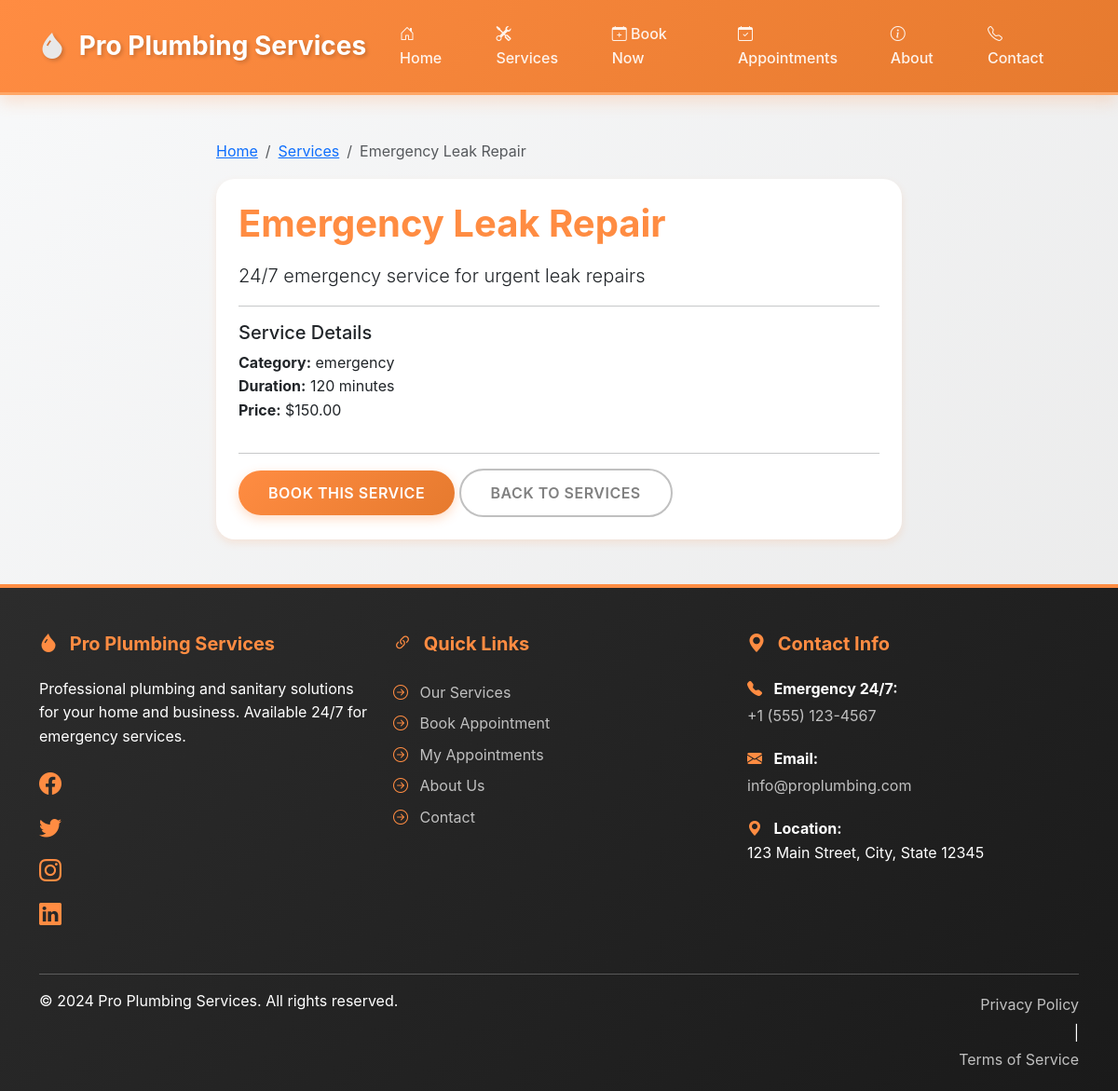
Screenshot of /services/1 with the database file from the repository.
### app/models/service.py (models this page shows, shortened)
class Service(db.Model):
    __tablename__ = 'services'
    id = db.Column(db.Integer, primary_key=True)
    name = db.Column(db.String(200), nullable=False)
    description = db.Column(db.Text)
    category = db.Column(db.String(100), nullable=False)  # plumbing, sanitary, installation, repair, etc.
    price = db.Column(db.Numeric(10, 2), nullable=False)
    duration_minutes = db.Column(db.Integer, nullable=False)  # Estimated duration in minutes
    is_active = db.Column(db.Boolean, default=True)
    created_at = db.Column(db.DateTime, default=datetime.utcnow)
    updated_at = db.Column(db.DateTime, default=datetime.utcnow, onupdate=datetime.utcnow)
    appointments = db.relationship('Appointment', backref='service', lazy=True)

### app/routes/services.py (the view)
@bp.route('/<int:service_id>')
def view_service(service_id):
    service = Service.query.get_or_404(service_id)
    return render_template('services/view.html', service=service)

### app/templates/services/view.html (shortened to what this page needs)
{% extends "base.html" %}
{% block content %}
<div class="container my-5">
    <div class="row">
        <div class="col-lg-8 mx-auto">
            <nav aria-label="breadcrumb">
                <ol class="breadcrumb">
                    <li class="breadcrumb-item"><a href="{{ url_for('main.index') }}">Home</a></li>
                    <li class="breadcrumb-item"><a href="{{ url_for('services.list_services') }}">Services</a></li>
                    <li class="breadcrumb-item active">{{ service.name }}</li>
                </ol>
            </nav>
            <div class="card">
                <div class="card-body">
                    <h1 class="card-title">{{ service.name }}</h1>
                    <p class="lead">{{ service.description }}</p>
                    <hr>
                    <div class="row">
                        <div class="col-md-6">
                            <h5>Service Details</h5>
                            <ul class="list-unstyled">
                                <li><strong>Category:</strong> {{ service.category }}</li>
                                <li><strong>Duration:</strong> {{ service.duration_minutes }} minutes</li>
                                <li><strong>Price:</strong> ${{ "%.2f"|format(service.price) }}</li>
                            </ul>
                        </div>
                    </div>
                    <hr>
                    <a href="{{ url_for('appointments.book_appointment') }}?service_id={{ service.id }}" class="btn btn-primary">Book This Service</a>
                    <a href="{{ url_for('services.list_services') }}" class="btn btn-outline-secondary">Back to Services</a>
                </div>
            </div>
        </div>
    </div>
</div>
{% endblock %}

### app/static/css/style.css (style rules this page uses)
:root { --primary-orange: #FF8C42; --light-orange: #FFB380; --dark-orange: #E67A2E; --silver: #C0C0C0; --dark-silver: #808080; --light-silver: #E8E8E8; --accent-orange: #FFA666; --background-light: #F8F9FA; --background-dark: #2C2C2C; --text-dark: #1A1A1A; --text-light: #FFFFFF; --success-color: #28A745; --danger-color: #DC3545; --warning-color: #FFC107; --shadow-sm: 0 2px 4px rgba(255, 140, 66, 0.1); --shadow-md: 0 4px 8px rgba(255, 140, 66, 0.15); --shadow-lg: 0 8px 16px rgba(255, 140, 66, 0.2); --shadow-orange: 0 4px 12px rgba(255, 140, 66, 0.3); --transition-fast: 0.2s ease; --transition-normal: 0.3s ease; --transition-slow: 0.5s ease; }
* { margin: 0; padding: 0; box-sizing: border-box; }
body { font-family: -apple-system, BlinkMacSystemFont, 'Segoe UI', Roboto, 'Helvetica Neue', Arial, sans-serif; min-height: 100vh; display: flex; flex-direction: column; background: linear-gradient(135deg, var(--background-light) 0%, var(--light-silver) 100%); color: var(--text-dark); line-height: 1.6; }
.btn { border-radius: 50px; padding: 0.75rem 2rem; font-weight: 600; text-transform: uppercase; letter-spacing: 0.5px; transition: all var(--transition-normal); border: none; position: relative; overflow: hidden; }
.btn::before { content: ''; position: absolute; top: 50%; left: 50%; width: 0; height: 0; border-radius: 50%; background: rgba(255, 255, 255, 0.3); transform: translate(-50%, -50%); transition: width 0.6s, height 0.6s; }
.btn-primary { background: linear-gradient(135deg, var(--primary-orange), var(--dark-orange)); color: var(--text-light); box-shadow: var(--shadow-orange); }
.btn-outline-secondary { border: 2px solid var(--silver); color: var(--dark-silver); background: transparent; }
.card { border: none; border-radius: 20px; overflow: hidden; transition: all var(--transition-normal); background: var(--text-light); box-shadow: var(--shadow-md); position: relative; }
.card::before { content: ''; position: absolute; top: 0; left: 0; width: 100%; height: 4px; background: linear-gradient(90deg, var(--primary-orange), var(--light-orange)); transform: scaleX(0); transition: var(--transition-normal); }
.card-body { padding: 1.5rem; }
.card-title { color: var(--primary-orange); font-weight: 700; margin-bottom: 1rem; }

### rows the page displays
Service: name "Emergency Leak Repair", description "24/7 emergency service for urgent leak repairs", category "emergency", duration_minutes "120", price "150.00"
